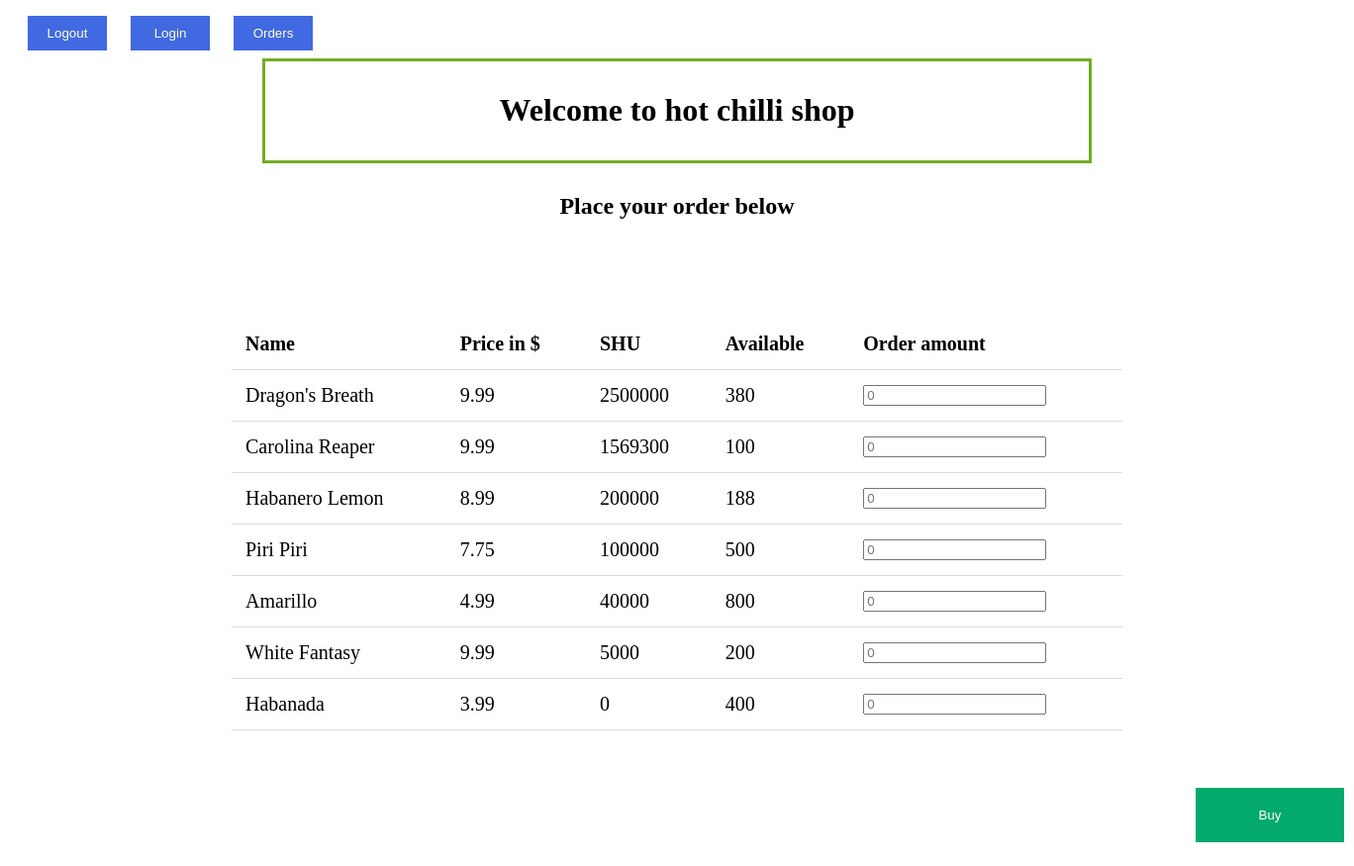
The page / on the database its author committed.
### model.py (models this page shows)
class Product(Base):
    __tablename__ = 'product'
    id = Column(Integer, primary_key=True)
    name = Column(String(20), nullable=False, unique=True)
    price = Column(Float, nullable=False)
    amount = Column(Integer)
    shu = Column(Integer)

### main.py (the view, shortened to what this page needs)
@app.route('/', methods=['GET', 'POST'])
def items():
    return index_page()

### main.py (called while the page is built)
def index_page(cookie=None):
    all_items = session.query(Product).all()
    res = make_response(render_template('index.html', data=all_items))
    if cookie:
        res.set_cookie('cookie_token', cookie)
    return res

### templates/index.html (shortened to what this page needs)
<html>
<head>
</head>
<body>
     <a href="/logout"><button type="button" class="logoutbtn">Logout</button></a>
     <a href="/login"><button type="button" class="loginbtn">Login</button></a>
     <a href="/orders"><button type="button" class="orderbtn">Orders</button></a>
<form target="_self" method="post">
    <div class="center">
        <h1>Welcome to hot chilli shop</h1>
    </div>
    <div class="center" style="border:None">
        <h2>Place your order below</h2>
    </div>
    <div class="tab">
    <table>
        <tr>
            <th>Name</th>
            <th>Price in $</th>
            <th>SHU</th>
            <th>Available</th>
            <th>Order amount</th>
        </tr>
{% for obj in data %}
    <tr>
        <td>{{obj.name}}</td>
        <td>{{obj.price}}</td>
        <td>{{obj.shu}}</td>
        <td>{{obj.amount}}</td>
        <td><input type="number" placeholder="0" id={{obj.name}} name="{{obj.name}}"></td>
    </tr>
{% endfor %}
    </table>
    </div>
    <div class="but">
    <button type="submit">Buy</button>
    </div>
</form>
</body>
</html>

### templates/index.html (style rules this page uses)
div.center { margin: auto; width: 60%; border: 3px solid #73AD21; padding: 10px; text-align: center; }
table { border-collapse: collapse; width: 100%; }
th, td { padding: 14px; text-align: left; font-size: 20px; border-bottom: 1px solid #ddd; }
div.tab { margin-top:70px; margin-left:auto; margin-right:auto; width:900px; }
button { background-color: #04AA6D; color: white; padding: 20px 25px; margin: 8px 0; border: none; cursor: pointer; width: 150px; }
div.but { margin-top:50px; margin-left:1200px; margin-right:auto; }
.logoutbtn { width: 80px; padding: 10px 18px; background-color: #4169E1; margin-left: 20px; color: #FFFFE0; }
.loginbtn { width: 80px; padding: 10px 18px; background-color: #4169E1; margin-left: 20px; color: #FFFFE0; }
.orderbtn { width: 80px; padding: 10px 18px; background-color: #4169E1; margin-left: 20px; color: #FFFFE0; }

### rows shown on the page
Product: name "Dragon's Breath", price "9.99", shu "2500000", amount "380"
Product: name "Carolina Reaper", price "9.99", shu "1569300", amount "100"
Product: name "Habanero Lemon", price "8.99", shu "200000", amount "188"
Product: name "Piri Piri", price "7.75", shu "100000", amount "500"
Product: name "Amarillo", price "4.99", shu "40000", amount "800"
Product: name "White Fantasy", price "9.99", shu "5000", amount "200"
Product: name "Habanada", price "3.99", shu "0", amount "400"
